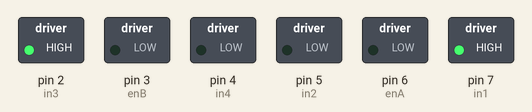
A sketch run on a simulated Arduino Uno, built with avr-gcc and run on an emulated ATmega328P. Parts: switched loads named in the sketch (green lamp = pin HIGH). What the sketch prints to the serial monitor is not drawn.

Above: at 0.1 s.
Timing chart, 0 to 1.6 s (numbered marks = the images above):
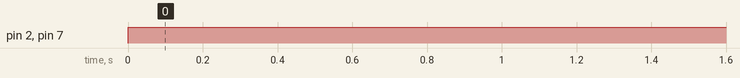

The sketch:

hbridge_code.ino
```cpp
//Δεδομένα
int RecievedValue2 = 0; //Η τιμή που αντιστοιχεί στο joystick_x
int RecievedValue3 = 0; //Η τιμή που αντιστοιχεί στο joytick_y

//Κινητήρες
int enA = 6;  //Έξοδος για την ταχύτητα του αριστερού κινητήρα
//Μεταβλητές που καθορίζουν την φορά του αριστερού κινητήρα
int in1 = 7;
int in2 = 5;
//motorB connections
int enB = 3;  //Έξοδος για την ταχύτητα του δεξιού κινητήρα
//Μεταβλητές που καθορίζουν την φορά του αριστερού κινητήρα
int in3 = 2;
int in4 = 4;
int Speed;  //Μέγιστη ταχύτητα η οποία θα μοιραστεί στους δύο κινητήρες

void setup() {
  Serial.begin(9600); //Εκκίνηση επικοινωνίας μεσώ του bluetooth, των αισθητήρων και του monitor
  //Ορίζω αυτά τα pin ως εξόδους
  pinMode(enA, OUTPUT);
  pinMode(enB, OUTPUT);
  pinMode(in1, OUTPUT);
  pinMode(in2, OUTPUT);
  pinMode(in3, OUTPUT);
  pinMode(in4, OUTPUT);
}

void loop() {
  send_ControllerData_SpeedControllers(); //Στέλνω τα δεδομένα για τους κινητήρες, στους κινητήρες
  delay(100);  }  //Περιμένω 1/10 του λεπτού

void send_ControllerData_SpeedControllers() {   //============Διαδικασία για τη κίνηση των κινητήρων============
  int motorA; //Τιμή ταχύτητας αριστερού κινητήρα.
  int motorB; //Τιμή ταχύτητα δεξιού κινητήρα.
  boolean rotation; //Αν η κίνηση γίνεται προς τα πίσω(false) ή προς τα μπροστά(true).

  if (isnan(RecievedValue2)) {  //Αν η η τιμή δεν είναι αριθμός (δηλαδή, έχει γίνει κάποιο σφάλμα),
    RecievedValue2 = 0; //Την θέτω 0
  }
  if (isnan(RecievedValue3)) {  //Αν η η τιμή δεν είναι αριθμός (δηλαδή, έχει γίνει κάποιο σφάλμα),
    RecievedValue3 = 0; //Την θέτω 0
  }

  if (RecievedValue3 <= 0) {  //Αν το joystick_y είναι μη θετικός αριθμός,
    Speed = RecievedValue3 * (-1);  //θέτω την γενική ταχύτητα με τον αντίθετό του,
     //ρυθμίζω τους κινητήρες έτσι ώστε να κινούν το όχημα προς τα πίσω και
    digitalWrite(in1, HIGH);
    digitalWrite(in2, LOW);
    digitalWrite(in3, HIGH);
    digitalWrite(in4, LOW);
    rotation = false; //Ορίζω πως η κίνηση γίνεται προς τα πίσω.
  }
  if (RecievedValue3 > 0) { //Αν το joystick_y είναι θετικός αριθμός,
    Speed = RecievedValue3; //θέτω την γενική ταχύτητα ίση με αυτόν,
    //ρυθμίζω τους κινητήρες έτσι ώστε να κινούν το όχημα προς τα μπροστά και
    digitalWrite(in1, LOW);
    digitalWrite(in2, HIGH);
    digitalWrite(in3, LOW);
    digitalWrite(in4, HIGH);
    rotation = true;  //ορίζω πως η κίνηση γίνεται προς τα μπροστά.
  }

  if (RecievedValue2 >= 128) {  //Αν το joystick_x είναι ίσο ή μεγαλύτερο του μισού του περίου ορισμού του (128), τότε
    motorA = map ( 128 * Speed , 0 , 128 * 255 /*32640*/, 0 , 255); //Θέτω την ταχύτητα του αριστερού κινητήρα με ποσοστό διανομής 100% της γενικής ταχύτητας και την το αντιστοιχώ σε πεδίο τιμών από 0 μέχρι 255.
  }
  else if (RecievedValue2 < 128) {  //Αλλιώς, αν το joystick_x είναι μικρότερο από το μισό του πεδίου ορισμού του (128), τότε
    motorA = map ( RecievedValue2 * Speed , 0 , 128 * 255 /*32640*/ , 0 , 255); //Θέτω την ταχύτητα του αριστερού κινητήρα με ποσοστό διανομής που ορίζει η ReceivedValue2 της γενικής ταχύτητας και την αντιστοιχώ σε πεδίο τιμών από 0 μέχρι 255.
  }
  if (255 - RecievedValue2 >= 128) {  //Αν το υπόλοιπο του joystick_x είναι ίσο ή μεγαλύτερο του μισού του περίου ορισμού του (128), τότε
    motorB = map ( 128 * Speed , 0 , 128 * 255 /*32640*/ , 0 , 255);  //Θέτω την ταχύτητα του αριστερού κινητήρα με ποσοστό διανομής 100% της γενικής ταχύτητας και την το αντιστοιχώ σε πεδίο τιμών από 0 μέχρι 255.
  }
  else if (255 - RecievedValue2 < 128) {  //Αλλιώς, αν το υπόλοιπο του joystick_x είναι μικρότερο από το μισό του πεδίου ορισμού του (128), τότε
    motorB = map ( (255 - RecievedValue2) * Speed , 0 , 128 * 255 /*32640*/ , 0 , 255); //Θέτω την ταχύτητα του αριστερού κινητήρα με το υπόλοιπο ποσοστό διανομής που ορίζει η ReceivedValue2 της γενικής ταχύτητας και την αντιστοιχώ σε πεδίο τιμών από 0 μέχρι 255.
  }
  analogWrite(enA, motorA); //Στέλνω την ταχύτητα του αριστερού κινητήρα στην έξοδο για τον αριστερό κινητήρα.
  analogWrite(enB, motorB); //Στέλνω την ταχύτητα του δεξιού κινητήρα στην έξοδο για τον δεξιό κινητήρα.

  /*Προβάλλω στο monitor, την ταχύτητα του κάθε κινητήρα και αν κινούνται προς τα μπροστά ή προς τα πίσω
  (κάτι που αρχικά πρέπει να ορίσω εγώ, όταν συνδέω τα καλώδια των κινητήρων στην πλακέτα).*/
  Serial.print(motorA); Serial.print(" A ||  ");
  Serial.print(motorB); Serial.print(" B | ");
  if (!rotation) {
    Serial.println("Backwards");
  } else if (rotation) {
    Serial.println("Forward");
  }
}
```

Measured:
- by itself, pin 2 (in3), pin 7 (in1): LOW → HIGH at 0.00 s
